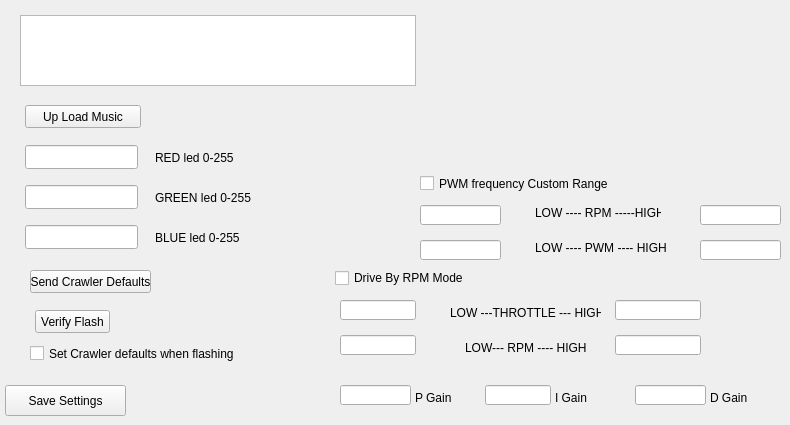
          <widget class="QWidget" name="tab_6">
           <attribute name="title">
            <string>FUTURE</string>
           </attribute>
           <widget class="QPushButton" name="uploadMusic">
            <property name="geometry">
             <rect>
              <x>25</x>
              <y>105</y>
              <width>116</width>
              <height>23</height>
             </rect>
            </property>
            <property name="text">
             <string>Up Load Music</string>
            </property>
           </widget>
           <widget class="QPlainTextEdit" name="MusicTextEdit">
            <property name="geometry">
             <rect>
              <x>20</x>
              <y>15</y>
              <width>396</width>
              <height>71</height>
             </rect>
            </property>
           </widget>
           <widget class="QLineEdit" name="lineEdit_2">
            <property name="geometry">
             <rect>
              <x>25</x>
              <y>145</y>
              <width>113</width>
              <height>24</height>
             </rect>
            </property>
           </widget>
           <widget class="QLineEdit" name="lineEdit_3">
            <property name="geometry">
             <rect>
              <x>25</x>
              <y>185</y>
              <width>113</width>
              <height>24</height>
             </rect>
            </property>
           </widget>
           <widget class="QLineEdit" name="lineEdit_4">
            <property name="geometry">
             <rect>
              <x>25</x>
              <y>225</y>
              <width>113</width>
              <height>24</height>
             </rect>
            </property>
           </widget>
           <widget class="QPushButton" name="writeEEPROM_3">
            <property name="enabled">
             <bool>true</bool>
            </property>
            <property name="geometry">
             <rect>
              <x>5</x>
              <y>385</y>
              <width>121</width>
              <height>31</height>
             </rect>
            </property>
            <property name="minimumSize">
             <size>
              <width>121</width>
              <height>0</height>
             </size>
            </property>
            <property name="text">
             <string>Save Settings</string>
            </property>
           </widget>
           <widget class="QLabel" name="label_33">
            <property name="geometry">
             <rect>
              <x>155</x>
              <y>150</y>
              <width>91</width>
              <height>16</height>
             </rect>
            </property>
            <property name="text">
             <string>RED led 0-255</string>
            </property>
           </widget>
           <widget class="QLabel" name="label_34">
            <property name="geometry">
             <rect>
              <x>155</x>
              <y>190</y>
              <width>101</width>
              <height>16</height>
             </rect>
            </property>
            <property name="text">
             <string>GREEN led 0-255</string>
            </property>
           </widget>
           <widget class="QLabel" name="label_35">
            <property name="geometry">
             <rect>
              <x>155</x>
              <y>230</y>
              <width>106</width>
              <height>16</height>
             </rect>
            </property>
            <property name="text">
             <string>BLUE led 0-255</string>
            </property>
           </widget>
           <widget class="QLineEdit" name="varRPMHIGHTextedit">
            <property name="geometry">
             <rect>
              <x>700</x>
              <y>205</y>
              <width>81</width>
              <height>20</height>
             </rect>
            </property>
           </widget>
           <widget class="QCheckBox" name="customFrequencyCheckbox">
            <property name="geometry">
             <rect>
              <x>420</x>
              <y>175</y>
              <width>236</width>
              <height>17</height>
             </rect>
            </property>
            <property name="text">
             <string>PWM frequency Custom Range</string>
            </property>
           </widget>
           <widget class="QLineEdit" name="varPWMLOWTextedit">
            <property name="geometry">
             <rect>
              <x>420</x>
              <y>240</y>
              <width>81</width>
              <height>20</height>
             </rect>
            </property>
           </widget>
           <widget class="QLabel" name="label_23">
            <property name="geometry">
             <rect>
              <x>535</x>
              <y>205</y>
              <width>126</width>
              <height>16</height>
             </rect>
            </property>
            <property name="text">
             <string>LOW ---- RPM -----HIGH</string>
            </property>
           </widget>
           <widget class="QLabel" name="label_24">
            <property name="geometry">
             <rect>
              <x>535</x>
              <y>240</y>
              <width>131</width>
              <height>16</height>
             </rect>
            </property>
            <property name="text">
             <string>LOW ---- PWM ---- HIGH</string>
            </property>
           </widget>
           <widget class="QLineEdit" name="varPWMHIGHTextedit">
            <property name="geometry">
             <rect>
              <x>700</x>
              <y>240</y>
              <width>81</width>
              <height>20</height>
             </rect>
            </property>
           </widget>
           <widget class="QLineEdit" name="varRPMLOWTextedit">
            <property name="geometry">
             <rect>
              <x>420</x>
              <y>205</y>
              <width>81</width>
              <height>20</height>
             </rect>
            </property>
           </widget>
           <widget class="QLineEdit" name="lineEdit_5">
            <property name="geometry">
             <rect>
              <x>340</x>
              <y>300</y>
              <width>76</width>
              <height>20</height>
             </rect>
            </property>
           </widget>
           <widget class="QLabel" name="label_27">
            <property name="geometry">
             <rect>
              <x>465</x>
              <y>340</y>
              <width>136</width>
              <height>16</height>
             </rect>
            </property>
            <property name="text">
             <string>LOW--- RPM ---- HIGH</string>
            </property>
           </widget>
           <widget class="QLabel" name="label_29">
            <property name="geometry">
             <rect>
              <x>555</x>
              <y>390</y>
              <width>61</width>
              <height>16</height>
             </rect>
            </property>
            <property name="text">
             <string>I Gain</string>
            </property>
           </widget>
           <widget class="QLabel" name="label_26">
            <property name="geometry">
             <rect>
              <x>450</x>
              <y>305</y>
              <width>151</width>
              <height>16</height>
             </rect>
            </property>
            <property name="text">
             <string>LOW ---THROTTLE --- HIGH</string>
            </property>
           </widget>
           <widget class="QLineEdit" name="lineEdit_6">
            <property name="geometry">
             <rect>
              <x>340</x>
              <y>385</y>
              <width>71</width>
              <height>20</height>
             </rect>
            </property>
           </widget>
           <widget class="QCheckBox" name="checkBox_3">
            <property name="geometry">
             <rect>
              <x>335</x>
              <y>270</y>
              <width>161</width>
              <height>16</height>
             </rect>
            </property>
            <property name="text">
             <string>Drive By RPM Mode</string>
            </property>
           </widget>
           <widget class="QLabel" name="label_30">
            <property name="geometry">
             <rect>
              <x>710</x>
              <y>390</y>
              <width>56</width>
              <height>16</height>
             </rect>
            </property>
            <property name="text">
             <string>D Gain</string>
            </property>
           </widget>
           <widget class="QLineEdit" name="lineEdit_7">
            <property name="geometry">
             <rect>
              <x>615</x>
              <y>300</y>
              <width>86</width>
              <height>20</height>
             </rect>
            </property>
           </widget>
           <widget class="QLineEdit" name="lineEdit_11">
            <property name="geometry">
             <rect>
              <x>485</x>
              <y>385</y>
              <width>66</width>
              <height>20</height>
             </rect>
            </property>
           </widget>
           <widget class="QLineEdit" name="lineEdit_12">
            <property name="geometry">
             <rect>
              <x>635</x>
              <y>385</y>
              <width>71</width>
              <height>20</height>
             </rect>
            </property>
           </widget>
           <widget class="QLineEdit" name="lineEdit_9">
            <property name="geometry">
             <rect>
              <x>615</x>
              <y>335</y>
              <width>86</width>
              <height>20</height>
             </rect>
            </property>
           </widget>
           <widget class="QLabel" name="label_28">
            <property name="geometry">
             <rect>
              <x>415</x>
              <y>390</y>
              <width>61</width>
              <height>16</height>
             </rect>
            </property>
            <property name="text">
             <string>P Gain</string>
            </property>
           </widget>
           <widget class="QLineEdit" name="lineEdit_8">
            <property name="geometry">
             <rect>
              <x>340</x>
              <y>335</y>
              <width>76</width>
              <height>20</height>
             </rect>
            </property>
           </widget>
           <widget class="QPushButton" name="crawler_default_button">
            <property name="geometry">
             <rect>
              <x>30</x>
              <y>270</y>
              <width>121</width>
              <height>23</height>
             </rect>
            </property>
            <property name="text">
             <string>Send Crawler Defaults</string>
            </property>
           </widget>
           <widget class="QPushButton" name="VerifyFlash">
            <property name="geometry">
             <rect>
              <x>35</x>
              <y>310</y>
              <width>75</width>
              <height>23</height>
             </rect>
            </property>
            <property name="text">
             <string>Verify Flash</string>
            </property>
           </widget>
           <widget class="QCheckBox" name="crawlerFlash">
            <property name="geometry">
             <rect>
              <x>30</x>
              <y>345</y>
              <width>206</width>
              <height>17</height>
             </rect>
            </property>
            <property name="text">
             <string>Set Crawler defaults when flashing</string>
            </property>
           </widget>
          </widget>
